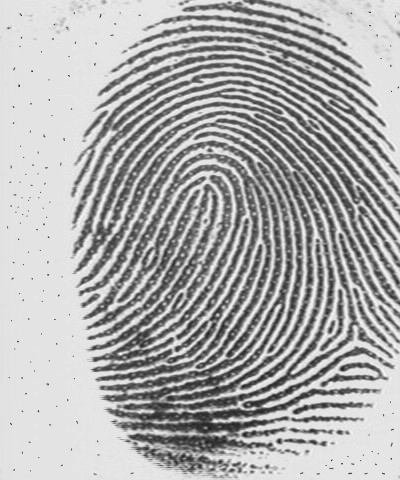
#> input picture HW5/Input_data/fingerprint.tif, 400 x 480 px
$ python HW5_Q4.py
#> lines starting #> are read from the running program, lines starting #| are printed output that depends on the picture; after the words box and inside, x2 and y2 are one past the last pixel; in counts of white or black regions, pixels touching at a corner belong together
import matplotlib.pyplot as plt
import cv2 as cv

# PART A
img = cv.imread('Input_data/fingerprint.tif', 0)
#> img is the input picture: shape (480, 400); min 27, max 251, mean 173.4

# PART B
ret, img_bin = cv.threshold(img, 120, 255, cv.THRESH_BINARY_INV)
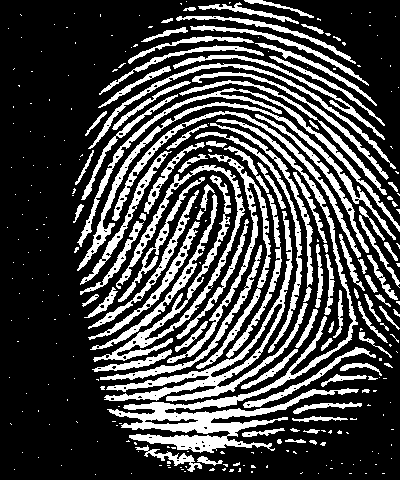
#> img_bin: shape (480, 400); 27.7% white; 289 white regions (192 under 20 px), largest, box (x1, y1, x2, y2) and area: (107, 119, 359, 453) 6702, (104, 211, 308, 402) 3690, (93, 165, 245, 362) 3552

# PART C
kernel = cv.getStructuringElement(cv.MORPH_CROSS, (3, 3))
img_opening = cv.morphologyEx(img_bin, cv.MORPH_OPEN, kernel)
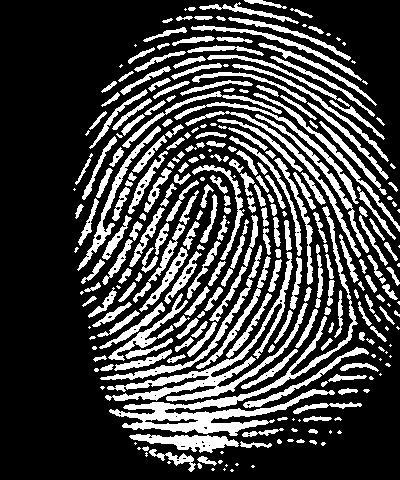
#> img_opening: shape (480, 400); 26.3% white; 291 white regions (69 under 20 px), largest, box (x1, y1, x2, y2) and area: (109, 206, 358, 436) 4680, (105, 252, 308, 402) 3450, (100, 245, 262, 380) 1145
img_closing = cv.morphologyEx(img_bin, cv.MORPH_CLOSE, kernel)
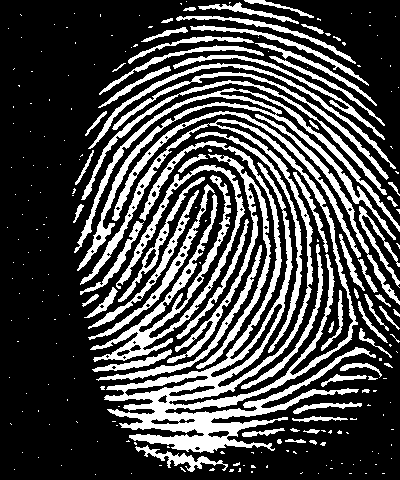
#> img_closing: shape (480, 400); 28.6% white; 237 white regions (168 under 20 px), largest, box (x1, y1, x2, y2) and area: (80, 119, 376, 453) 15942, (90, 165, 245, 362) 4888, (74, 88, 400, 271) 4623

# [17 lines of commented-out code are left out]

$ run again, with HW5/Input_data/noisy_image.png saved as HW5/Input_data/fingerprint.tif
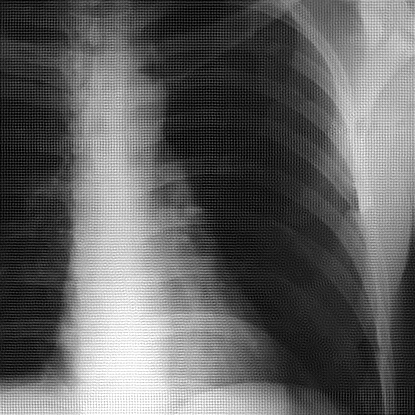
#> input picture HW5/Input_data/noisy_image.png, 415 x 415 px
#> img is the input picture: shape (415, 415); min 0, max 255, mean 96.1
#> `ret, img_bin = cv.threshold(img, 120, 255, cv.THRESH_BINARY_INV)`:
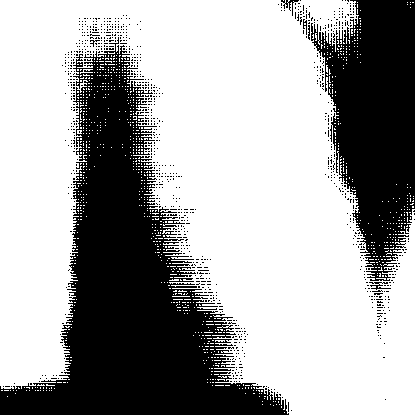
#> img_bin: shape (415, 415); 65% white; 1007 black regions (1000 under 20 px), largest, box (x1, y1, x2, y2) and area: (0, 37, 289, 415) 39785, (311, 0, 415, 281) 18279, (281, 0, 299, 16) 75
#> img_opening: shape (415, 415); 61.2% white; 649 black regions (644 under 20 px), largest, box (x1, y1, x2, y2) and area: (0, 29, 290, 415) 44832, (280, 0, 415, 320) 20783, (90, 29, 100, 47) 115, (197, 266, 209, 286) 89, (104, 40, 108, 47) 21
#> `img_closing = cv.morphologyEx(img_bin, cv.MORPH_CLOSE, kernel)`:
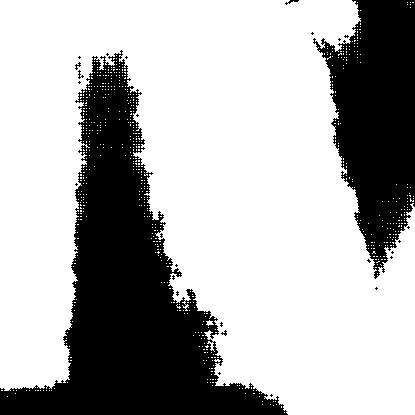
#> img_closing: shape (415, 415); 68.8% white; 28 black regions (24 under 20 px), largest, box (x1, y1, x2, y2) and area: (0, 50, 288, 415) 36348, (313, 0, 415, 279) 17154, (285, 0, 299, 5) 26, (78, 70, 84, 79) 20
